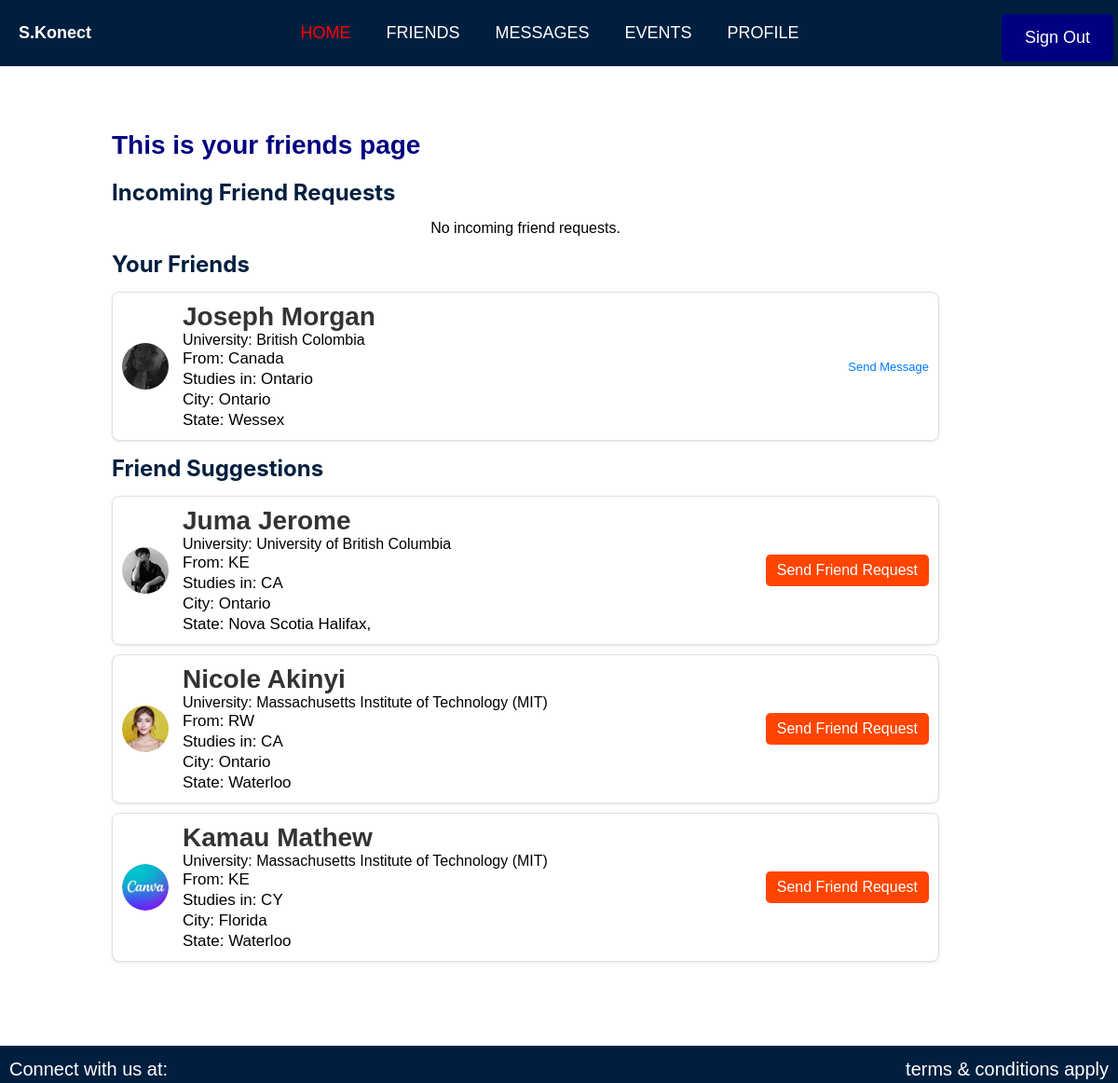
Page /friends/ (signed in) on the committed database.
### authentication/models.py (models this page shows, shortened)
class CustomUser(AbstractUser):
    country = models.CharField(max_length=100, null=True, blank=True)
    location = models.CharField(max_length=100, null=True, blank=True)
    institution = models.CharField(max_length=100, null=True, blank=True)
    city = models.CharField(max_length=100, null=True, blank=True)
    state = models.CharField(max_length=100, null=True, blank=True)
    zip_code = models.CharField(max_length=20, null=True, blank=True)
    otp = models.CharField(max_length=6, blank=True, null=True)
    otp_created_at = models.DateTimeField(blank=True, null=True)
    otp_verified = models.BooleanField(default=False)
    profile_picture = models.ImageField(upload_to='profile_pictures/', null=True, blank=True)
    password_reset_token = models.CharField(max_length=36, blank=True, null=True)
    token_created_at = models.DateTimeField(blank=True, null=True)
    is_verified = models.BooleanField(default=False)

### authentication/views.py (the view)
# urls.py: path('friends/', views.friends, name="friends"),
def friends(request):
    if request.user.is_authenticated:
        user_profile = UserProfile.objects.get(user=request.user)
        accepted_friends = CustomUser.objects.filter(
            id__in=FriendRequest.objects.filter(
                accepted=True,
                from_user=request.user
            ).values_list('to_user', flat=True)
        ).union(
            CustomUser.objects.filter(
                id__in=FriendRequest.objects.filter(
                    accepted=True,
                    to_user=request.user
                ).values_list('from_user', flat=True)
            )
        )
        incoming_requests = FriendRequest.objects.filter(to_user=request.user, accepted=False)
        friend_suggestions = CustomUser.objects.exclude(id=request.user.id).exclude(id__in=accepted_friends.values_list('id', flat=True))
        suggestions_from_school = friend_suggestions.filter(
            institution=user_profile.institution
        )
        suggestions_from_location = friend_suggestions.filter(
            location=user_profile.location
        )
        suggestions_from_city = friend_suggestions.filter(
            userprofile__city=user_profile.city
        )
        suggestions_from_state = friend_suggestions.filter(
            userprofile__state=user_profile.state
        )
        suggestions = (suggestions_from_school | suggestions_from_location |
                       suggestions_from_city | suggestions_from_state).distinct()
        return render(request, "authentication/friends.html", {
            'incoming_requests': incoming_requests,
            'friends': accepted_friends,
            'suggestions': suggestions
        })
    else:
        return redirect('signin')  # Redirect to sign-in if not authenticated

### templates/authentication/friends.html (shortened to what this page needs)
{% extends "authentication/nav2.html" %}
{% load static %}
{% block content %}
<section id="friends">
    <div class="friend">
        <h1>This is your friends page</h1>
        <h2>Incoming Friend Requests</h2>
        {% if incoming_requests %}
            <ul class="incoming-requests">
                {% for request in incoming_requests %}
                    <li class="request-card">
                        <div class="request-info">
                            {% if request.from_user.profile_picture %}
                                <img src="{{ request.from_user.profile_picture.url }}" alt="{{ request.from_user.username }}'s profile picture" class="avatar">
                            {% else %}
                                <img src="{% static 'images/default_profile.png' %}" alt="Default Profile Picture" class="avatar">
                            {% endif %}
                            <span class="friend-name">{{ request.from_user.first_name }} {{ request.from_user.last_name }}</span>
                        </div>
                        <div class="request-actions">
                            <a href="{% url 'accept_friend_request' request.id %}" class="accept-button">Accept</a>
                            <a href="{% url 'decline_friend_request' request.id %}" class="decline-button">Decline</a>
                        </div>
                    </li>
                {% empty %}
                    <li>No incoming friend requests.</li>
                {% endfor %}
            </ul>
        {% else %}
            <p>No incoming friend requests.</p>
        {% endif %}
        <h2>Your Friends</h2>
        <ul>
            {% for friend in friends %}
                <li class="friend-card">
                    {% if friend.profile_picture %}
                        <img src="{{ friend.profile_picture.url }}" alt="{{ friend.username }}'s profile picture" class="avatar">
                    {% else %}
                        <img src="{% static 'images/default_profile.png' %}" alt="Default Profile Picture" class="avatar">
                    {% endif %}
                    <div class="friend-info">
                        <span class="friend-name">{{ friend.first_name }} {{ friend.last_name }}</span>
                        <span class="friend-university">University: {{ friend.institution }}</span>
                        <span class="friend-country">From: {{ friend.country }}</span>
                        <span class="friend-location">Studies in: {{ friend.location }}</span>
                        <span class="friend-city">City: {{ friend.city }}</span>
                        <span class="friend-state">State: {{ friend.state }}</span>
                    </div>
                    <a href="{% url 'chat_with_friend' friend.id %}" class="send-message">Send Message</a>
                </li>
            {% empty %}
                <li>No friends found.</li>
            {% endfor %}
        </ul>
        <h2>Friend Suggestions</h2>
        <ul>
            {% for suggestion in suggestions %}
                <li class="friend-card">
                    {% if suggestion.profile_picture %}
                        <img src="{{ suggestion.profile_picture.url }}" alt="{{ suggestion.username }}'s profile picture" class="avatar">
                    {% else %}
                        <img src="{% static 'images/default_profile.png' %}" alt="Default Profile Picture" class="avatar">
                    {% endif %}
                    <div class="friend-info">
                        <span class="friend-name">{{ suggestion.first_name }} {{ suggestion.last_name }}</span>
                        <span class="friend-university">University: <span class="university-name">{{ suggestion.institution }}</span></span>
                        <span class="friend-country">From: {{ suggestion.country }}</span>
                        <span class="friend-location">Studies in: {{ suggestion.location }}</span>
                        <span class="friend-city">City: {{ suggestion.city }}</span>
                        <span class="friend-state">State: {{ suggestion.state }}</span>
                    </div>
                    <a href="{% url 'send_friend_request' suggestion.id %}" class="send-request">Send Friend Request</a>
                </li>
            {% empty %}
                <li>No friend suggestions available.</li>
            {% endfor %}
        </ul>
    </div>
</section>
{% endblock %}

### static/css/base.css (style rules this page uses)
* { padding: 0; margin: 0; box-sizing: border-box; text-decoration: none; list-style: none; }
body { font-family: "Arial", sans-serif, "Itim", cursive; height: 100vh; }
p { margin: 0; }
p { text-align: center; }
p { text-align: center; margin-top: 10px; }
h1 { margin-bottom: 20px; font-size: 24px; }
#friends { color: black; height: 100vh; padding: 20px; overflow: scroll; }
.friend { margin-top: 100px; margin-left: 80px; padding: 20px; max-width: 80%; }
.friend h1 { color: navy; margin-bottom: 20px; font-size: 28px; }
.friend h2 { color: #001f3f; font-size: 24px; font-family: inter; margin: 15px 0; }
.friend ul { list-style-type: none; padding: 0; }
.friend-card { display: flex; align-items: center; background-color: white; color: black; border-radius: 8px; padding: 10px; margin: 10px 0; box-shadow: 0 1px 3px rgba(0, 0, 0, 0.1); border: 1px solid #e0e0e0; transition: background-color 0.3s, box-shadow 0.3s, border-color 0.3s; }
.avatar { width: 70px; height: 70px; border-radius: 50%; margin-right: 15px; }
.friend-info { display: flex; flex-direction: column; flex-grow: 1; }
.friend-name { font-weight: bold; color: #001f3f; }
.friend-country, .friend-location, .friend-institution, .friend-city, .friend-state { font-size: 17px; color: black; line-height: 22px; }
.send-request { background-color: orangered; color: white; padding: 8px 12px; border: none; border-radius: 5px; text-decoration: none; transition: background-color 0.3s ease; }
.avatar { width: 50px; height: 50px; border-radius: 50%; object-fit: cover; }
.send-message { font-size: 13px; text-decoration: none; color: #007bff; margin-left: 10px; flex-shrink: 0; }
.friend-name { font-size: 28px; font-weight: bold; color: #333; }

### rows in the picture
CustomUser: profile_picture (picture), first_name "Joseph", last_name "Morgan", institution "British Colombia", country "Canada", location "Ontario", city "Ontario", state "Wessex"
CustomUser: profile_picture (picture), first_name "Juma", last_name "Jerome", institution "University of British Columbia", country "KE", location "CA", city "Ontario", state "Nova Scotia Halifax,"
CustomUser: profile_picture (picture), first_name "Nicole", last_name "Akinyi", institution "Massachusetts Institute of Technology (MIT)", country "RW", location "CA", city "Ontario", state "Waterloo"
CustomUser: profile_picture (picture), first_name "Kamau", last_name "Mathew", institution "Massachusetts Institute of Technology (MIT)", country "KE", location "CY", city "Florida", state "Waterloo"
